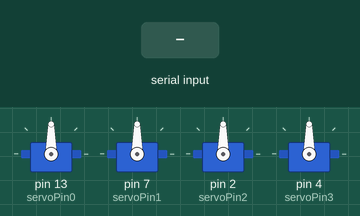
Simulated run of this sketch. Board: Arduino Uno, built with avr-gcc and run on an emulated ATmega328P. Shown: 4 × servo. The inputs (shaded band) are chosen by the test bench. What the sketch prints to the serial monitor is not drawn.

Above: at 1.2 s.
1.3 s: byte 30 received over Serial
At 2.5 s:
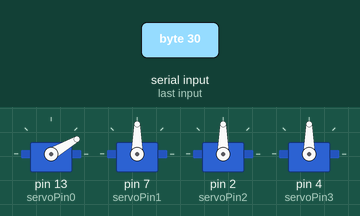
2.8 s: byte 120 received over Serial
At 3.9 s:
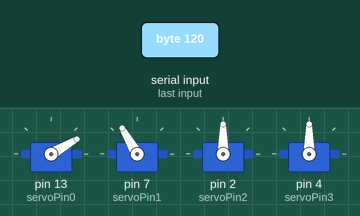
4.3 s: byte 30 received over Serial
At 5.0 s:
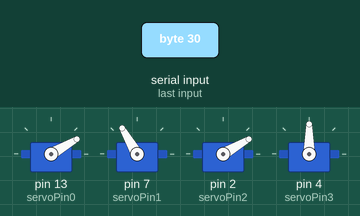
5.8 s: byte 120 received over Serial
At 6.2 s:
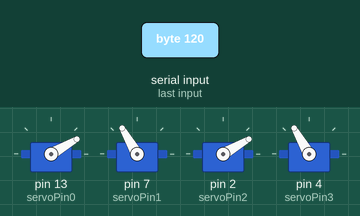
7.3 s: byte 90 received over Serial
At 8.5 s:
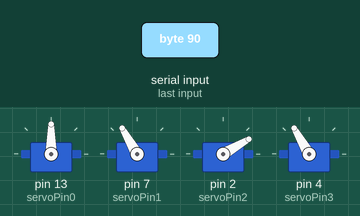
8.8 s: byte 90 received over Serial
At 9.6 s:
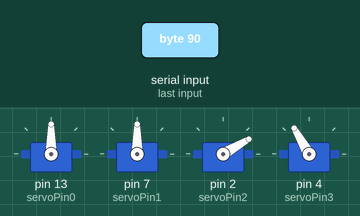
Timing chart, 0 to 11.3 s (numbered marks = the images above; inputs shaded):
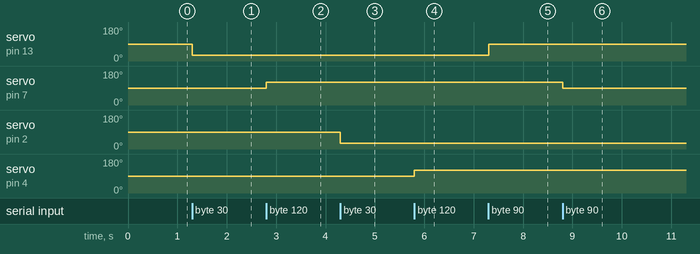

Measured:
- after the input at 1.3 s, servo on pin 13 (servoPin0): 90° → 30° at once
- after the input at 2.8 s, servo on pin 7 (servoPin1): 90° → 120° at once
- after the input at 4.3 s, servo on pin 2 (servoPin2): 90° → 30° at once
- after the input at 5.8 s, servo on pin 4 (servoPin3): 90° → 120° at once
- after the input at 7.3 s, servo on pin 13 (servoPin0): 30° → 90° at once
- after the input at 8.8 s, servo on pin 7 (servoPin1): 120° → 90° at once

The sketch:

switching_4_motors.ino
```cpp
// Generated by generateSwitchingTemplate.py with motors_template.ino as
// base code, both written by Skyler Williams.
//
// Code for working with Blender Gesture Developer addon.
//
#include <Servo.h>
// Servo definitions (line 2)
Servo myServo0;
Servo myServo1;
Servo myServo2;
Servo myServo3;
// Number of servos (line 3)
int numServos = 4;
// Servo pin definitions (line 4)
int servoPin0 = 13;
int servoPin1 = 7;
int servoPin2 = 2;
int servoPin3 = 4;
// Type is "byte" so we get an unsigned 8-bit value
int data;
int currentServo = 0;

void setup() {
  // Attaching servos (line 10)
  myServo0.attach(servoPin0);
  myServo1.attach(servoPin1);
  myServo2.attach(servoPin2);
  myServo3.attach(servoPin3);
  Serial.begin(9600);
}

void loop() {
  // If Serial data is available
  if(Serial.available()) {
    // Read serial data and write back for error check
    data = Serial.read();
    Serial.write(data);
    // Bounds check data for the motors
    if (data < 0) {
        data = 0;
    } else if (data > 180) {
      // Data exceeds 180 (24)
      data = 180;
      // Else + switch for addressing scheme (25)
    }
    switch (currentServo) {
      case 0:
        myServo0.write(data);
        break;
      case 1:
        myServo1.write(data);
        break;
      case 2:
        myServo2.write(data);
        break;
      case 3:
        myServo3.write(data);
        break;
    }
    // Switch on currentServo and write (27)
    ++currentServo;
    if (currentServo == numServos) {
        currentServo = 0;
    }    // Increment the currentServo, and reset if over bounds (28)
  }
}
```
